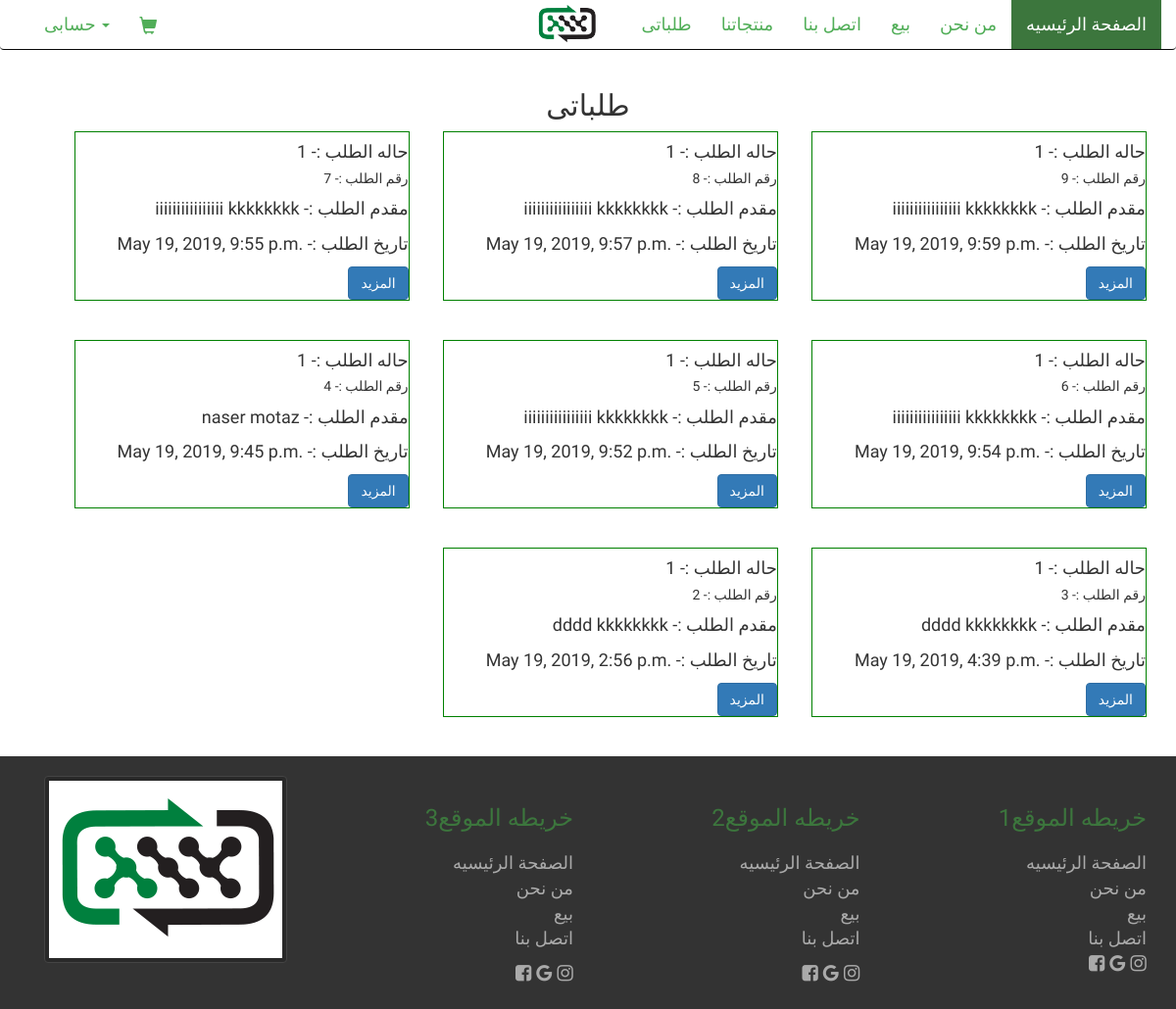
The app's page /orders/ (signed in) with its own data.
### orders/models.py (models this page shows, shortened)
class Order(models.Model):
  first_name = models.CharField(max_length=60, blank=True, null=True)
  last_name = models.CharField(max_length=60, blank=True, null=True)
  email = models.EmailField()
  phone_regex = RegexValidator(regex=r'^01[1|0|2|5][0-9]{8}$',
                               message="Phone number must match egyptian format")
  phone = models.CharField(validators=[phone_regex], max_length=11,
                           blank=True, null=True,
                           help_text=_('من فضلك ادخل رقم موبايل صحيح'))
  address = models.CharField(max_length=150, blank=True, null=True)
  city = models.ForeignKey(City, on_delete=models.CASCADE, null=True)
  user = models.ForeignKey(User, on_delete=models.CASCADE, null=True)
  created = models.DateTimeField(auto_now_add=True)
  updated = models.DateTimeField(auto_now=True)
  order_status = models.PositiveIntegerField(default=1)
  class Meta:
    ordering = ('-created',)

### orders/views.py (the view)
# urls.py: path('', views.order_list, name='order_list'),
def order_list(request):
  user_orders = Order.objects.filter(user=request.user)
  context = {
    'oredrs': user_orders
  }
  return render(request, 'orders/list.html', context)

### cart/context_processors.py (called while the page is built)
def cart(request):
  return {'cart': Cart(request)}

### orders/templates/orders/list.html (shortened to what this page needs)
{% extends "base/base.html" %}
{% load static %}
{% block content %}
  <div class="container">
    <div class="row">
      <h2 style="text-align: center;">طلباتى</h2>
      <div style="float: right;text-align: right" class="col-md-12">
        {% for o in oredrs %}
          <div style="border: 1px solid green;width: 30%;margin-left: 3%;
                      margin-bottom: 4rem;float: right;" class="card {{ o.category.id }}">
            <div class="card-body">
              <h4 class="card-title">{{ o.order_status }} -: حاله الطلب </h4>
              <h5 class="card-title">{{ o.id }} -:  رقم الطلب </h5>
              <p class="card-text">{{ o.last_name }} {{ o.first_name }} -: مقدم الطلب </p>
              <p class="card-text">{{ o.created }} -: تاريخ الطلب </p>
              <a href="{% url 'orders:order_detail' o.id %}" class="btn btn-primary"> المزيد</a>
            </div>
          </div>
        {% endfor %}
      </div>
    </div>
  </div>
{% endblock %}

### static/css/style.css (style rules this page uses)
html { scroll-behavior: smooth; }
body { font-size: 18px; font-weight: 300; font-family: 'Markazi Text', serif; }

### records on screen
Order: order_status "1", id "9", last_name "iiiiiiiiiiiiiiii", first_name "kkkkkkkk", created "May 19, 2019, 9:59 p.m."
Order: order_status "1", id "8", last_name "iiiiiiiiiiiiiiii", first_name "kkkkkkkk", created "May 19, 2019, 9:57 p.m."
Order: order_status "1", id "7", last_name "iiiiiiiiiiiiiiii", first_name "kkkkkkkk", created "May 19, 2019, 9:55 p.m."
Order: order_status "1", id "6", last_name "iiiiiiiiiiiiiiii", first_name "kkkkkkkk", created "May 19, 2019, 9:54 p.m."
Order: order_status "1", id "5", last_name "iiiiiiiiiiiiiiii", first_name "kkkkkkkk", created "May 19, 2019, 9:52 p.m."
Order: order_status "1", id "4", last_name "naser", first_name "motaz", created "May 19, 2019, 9:45 p.m."
Order: order_status "1", id "3", last_name "dddd", first_name "kkkkkkkk", created "May 19, 2019, 4:39 p.m."
Order: order_status "1", id "2", last_name "dddd", first_name "kkkkkkkk", created "May 19, 2019, 2:56 p.m."
